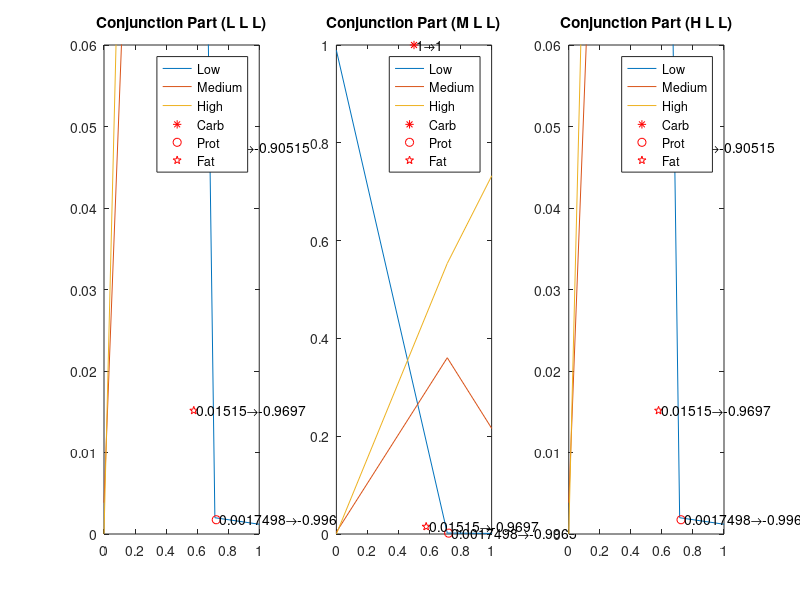

Recreate this plot in MATLAB.
L=@(x)sigmf(x,[-15,0.3])
M=@(x)gaussmf(x,[0.15,0.5])
H=@(x)sigmf(x,[15,0.7])
x=[0.5000, 0.7231, 0.5783]
subplot(1,3,1)
fplot(L)
hold on
fplot(M)
fplot(H)
axis([0 1 0 0.06])
title('Conjunction Part (L L L)')
plot(x(1),L(x(1)),'*r')

plot(x(2),L(x(2)),'or')

plot(x(3),L(x(3)),'pr')

legend('Low','Medium','High','Carb','Prot','Fat')
for i=1:length(x)
    text(x(i),L(x(i)),[' ',num2str(L(x(i))),'\rightarrow',num2str(2*L(x(i))-1)])
end
subplot(1,3,2)

fplot(L)
hold on
fplot(M)
fplot(H)
axis([0 1 0 1])
title('Conjunction Part (M L L)')
plot(x(1),M(x(1)),'*r')
text(x(1),M(x(1)),[' ',num2str(M(x(1))),'\rightarrow',num2str(2*M(x(1))-1)])
plot(x(2),L(x(2)),'or')

plot(x(3),L(x(3)),'pr')

legend('Low','Medium','High','Carb','Prot','Fat')
for i=2:length(x)
    text(x(i),L(x(i)),[' ',num2str(L(x(i))),'\rightarrow',num2str(2*L(x(i))-1)])
end

subplot(1,3,3)

fplot(L)
hold on
fplot(M)
fplot(H)
axis([0 1 0 0.06])
title('Conjunction Part (H L L)')
plot(x(1),H(x(1)),'*r')
text(x(1),H(x(1)),[' ',num2str(H(x(1))),'\rightarrow',num2str(2*H(x(1))-1)])
plot(x(2),L(x(2)),'or')

plot(x(3),L(x(3)),'pr')

legend('Low','Medium','High','Carb','Prot','Fat')
for i=2:length(x)
    text(x(i),L(x(i)),[' ',num2str(L(x(i))),'\rightarrow',num2str(2*L(x(i))-1)])
end
